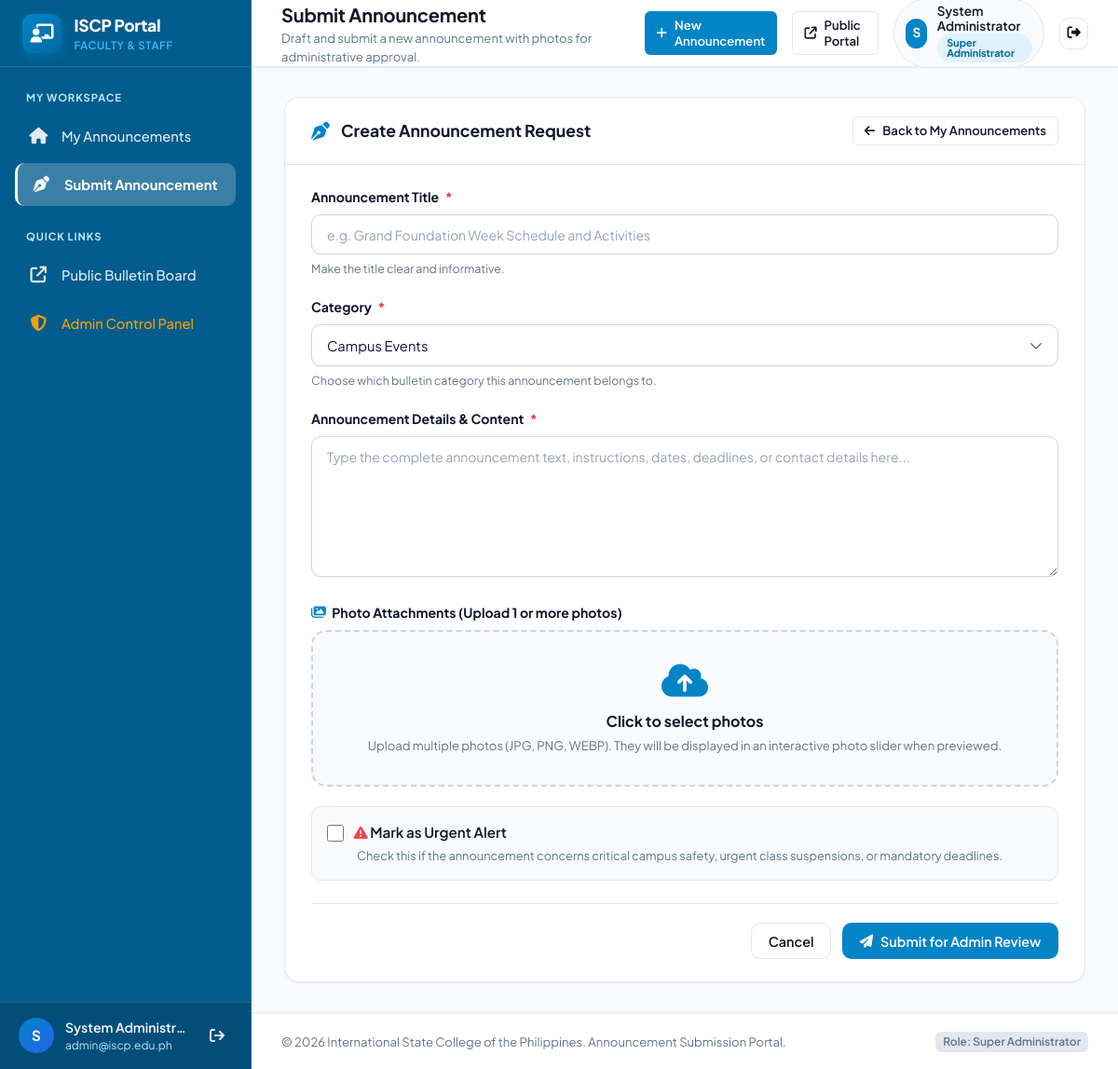
The app's page /announcer/create.php (signed in), older data.
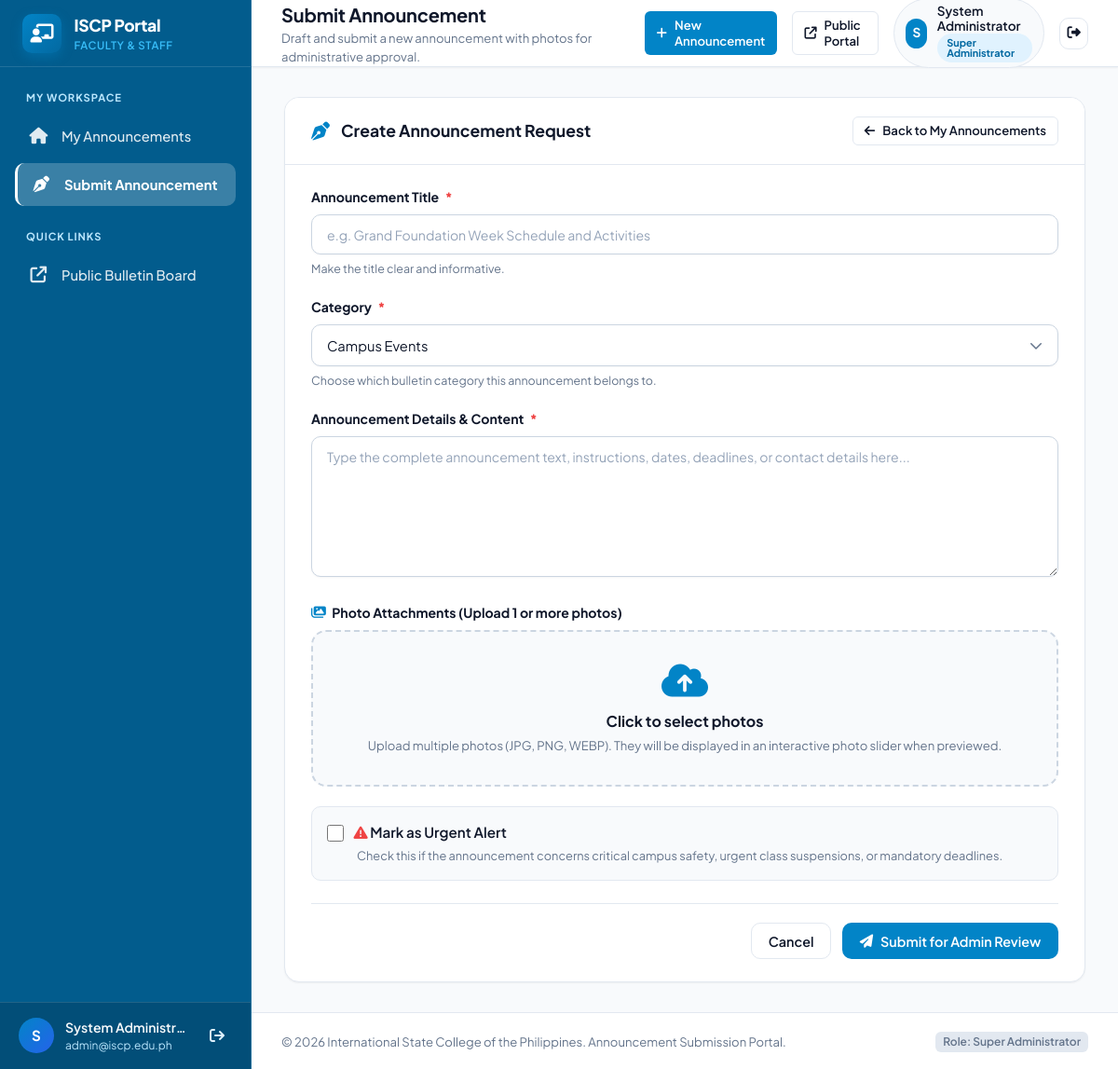
The same page, newer data.
### announcer/includes/auth.php (called while the page is built, shortened)
<?php
function require_announcer(): void {
    $pdo = get_db();
    if ($pdo) {
        $stmt = $pdo->prepare("SELECT id, status, role FROM users WHERE id = ?");
        $stmt->execute([$_SESSION['user_id']]);
    }
}
function current_user(): array {
    return [
        'id' => $_SESSION['user_id'] ?? null,
        'name' => $_SESSION['user_name'] ?? 'User',
        'email' => $_SESSION['user_email'] ?? '',
        'role' => $_SESSION['user_role'] ?? 'guest',
    ];
}

### announcer/create.php (the view, shortened to what the changed rows need)
<?php
require_once __DIR__ . '/includes/auth.php';
require_announcer();
require_once __DIR__ . '/includes/header.php';
?>
<div class="content-card" style="max-width: 860px; margin: 0 auto;">
    <div class="card-header">
        <div class="card-header-left">
            <h2 class="card-title">Create Announcement Request</h2>
        </div>
    </div>
</div>
<?php require_once __DIR__ . '/includes/footer.php'; ?>

### announcer/includes/sidebar.php (shortened to what the changed rows need)
<aside class="admin-sidebar" id="adminSidebar">
    <nav class="sidebar-nav">
        <ul class="nav-list">
            <?php if (($currentUser['role'] ?? '') === 'admin'): ?>
                <li class="nav-item">
                    <a href="../admin/index.php" class="nav-link" style="color: #f59e0b;">
                        <i class="fa-solid fa-shield-halved nav-icon"></i>
                        <span class="nav-text">Admin Control Panel</span>
                    </a>
                </li>
            <?php endif; ?>
        </ul>
    </nav>
</aside>

Row changes from the older to the newer data that the page shows:
changed users "Super Administrator": role "admin" → "super_admin" (drawn)
Text that changed along with them:
text no longer shown: "Admin Control Panel"
